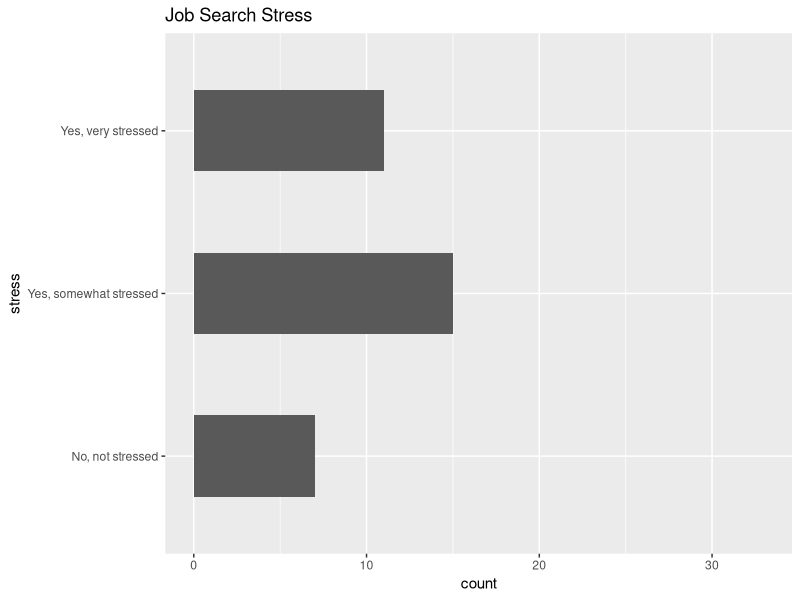
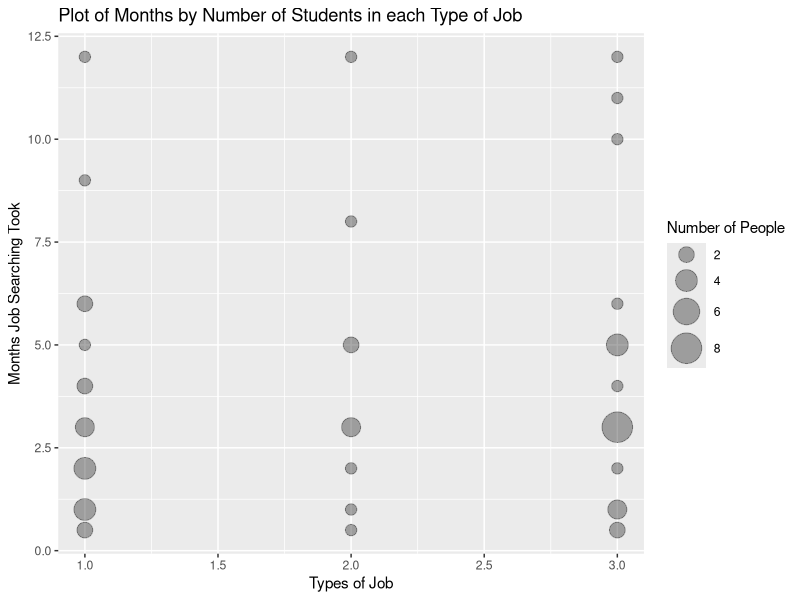
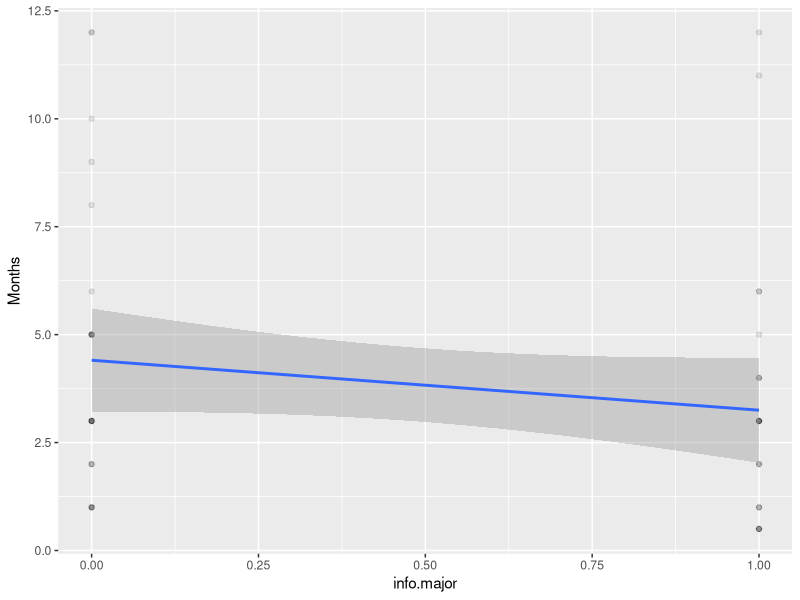
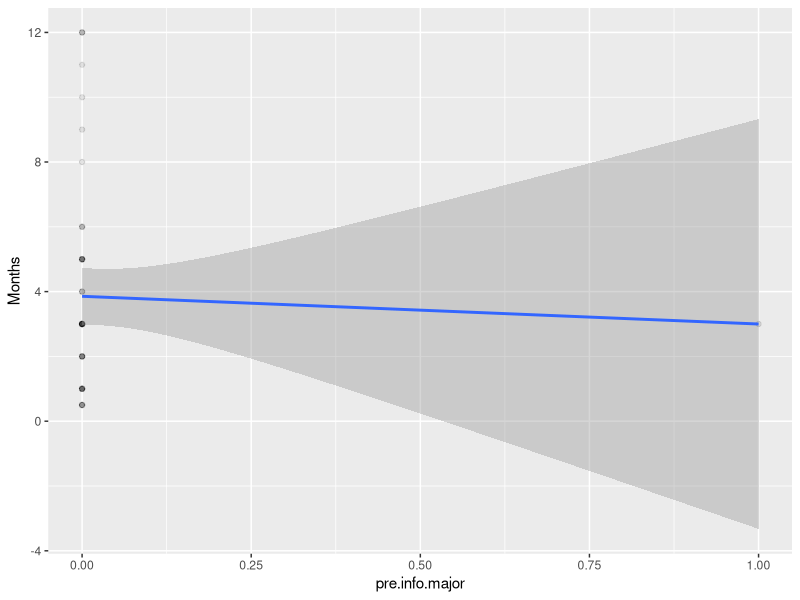
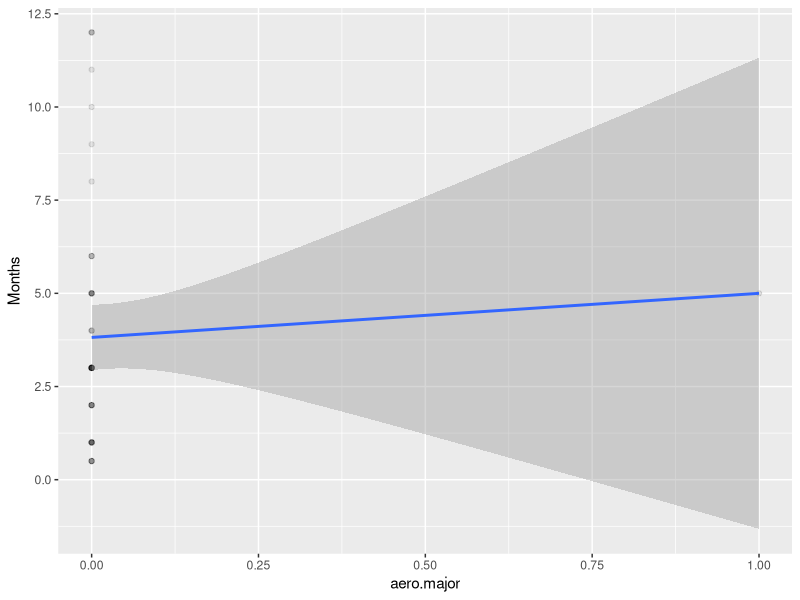
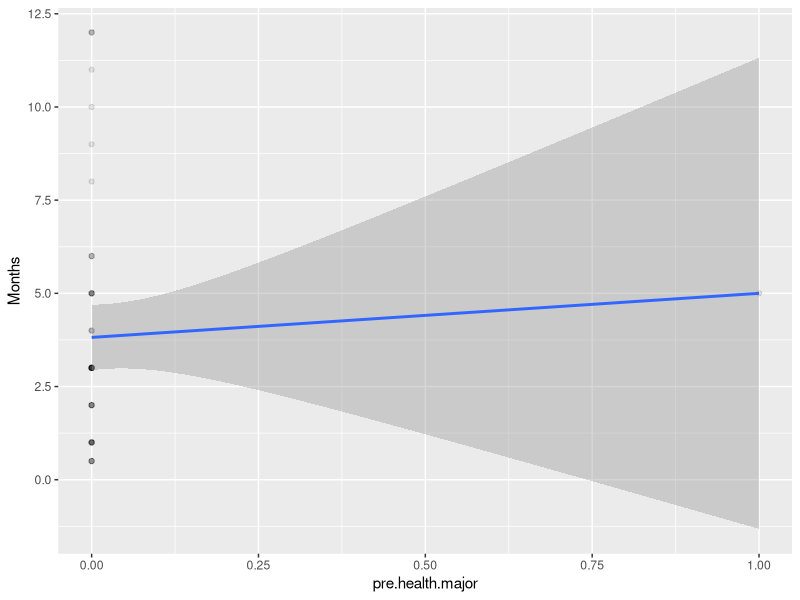
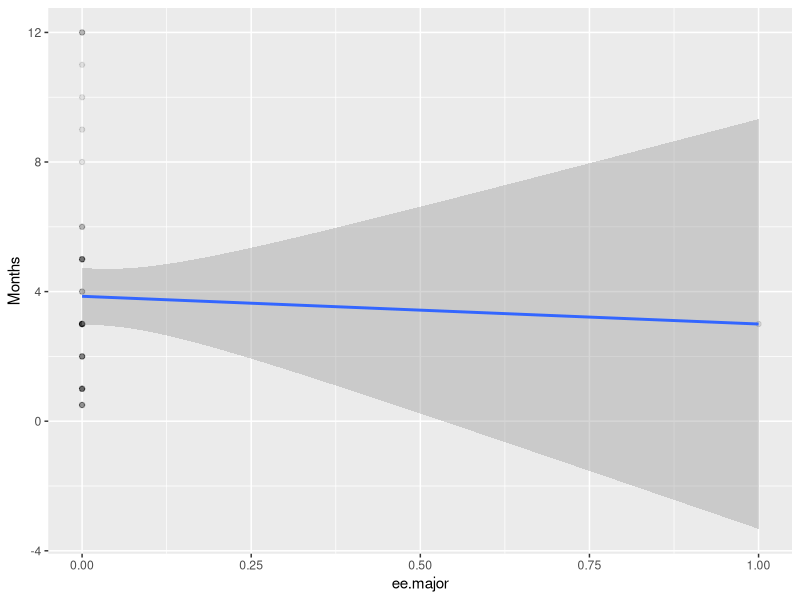
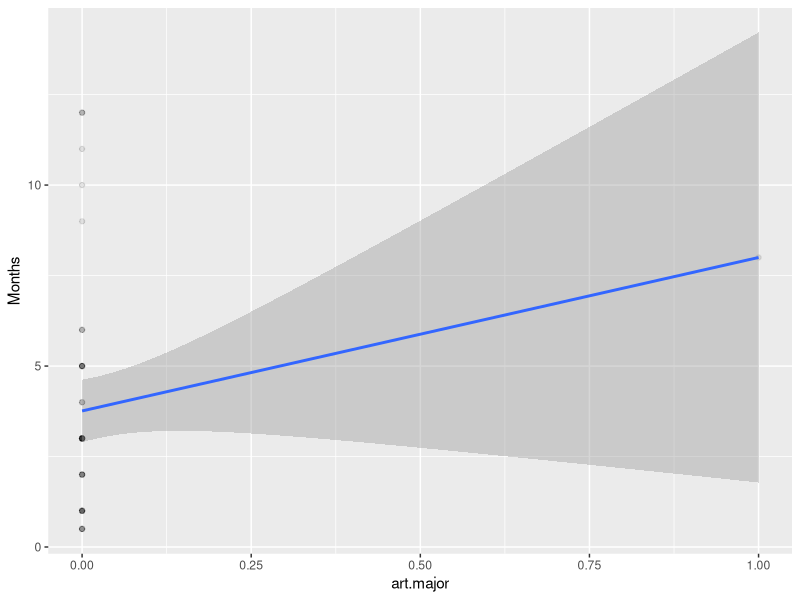

Write the R code that produced these figures, in order.
## ---- chunk 1
#install.packages("ggplot2")
#install.packages("glmnet")
#install.packages("tidyr")

library(dplyr)
library(ggplot2)
library(glmnet)
library(tidyr)

#setwd("~/University of Washington/Senior/Fall/Info 370/project-es3")

data <- read.csv("data/clean_num.csv")
pilot <- read.csv("data/stress_pilot.csv")

## ---- chunk 2
# rename column headers
colnames(pilot) <- c("class", "stress")

# order class sequentially
pilot$class <- factor(pilot$class, levels=c("Alumni", "5th year", "Senior", "Junior", "Sophomore"))

# plot stress data
ggplot(data = pilot) +
  geom_bar(mapping = aes(x = stress), width = 0.5) +
  labs(title = "Job Search Stress") +
  coord_flip(ylim = c(0, nrow(pilot)))

## ---- chunk 3
ggplot(data = data) +
  geom_count(mapping = aes(x = Job_type, y = Months), alpha = 1/3) + scale_size_area(max_size = 10) + 
  labs(title = "Plot of Months by Number of Students in each Type of Job",
       x = "Types of Job", y = "Months Job Searching Took", size = "Number of People")

## ---- chunk 4
#linear regression for each factor against the outcome variable (months it takes to find job)
#internship = 1, part time = 2, full time = 3
#female = 1, male = 0
for (i in 1:ncol(data)){
  print(ggplot(data, aes(x = data[[i]], y = Months)) +
    geom_point(alpha = 0.1) +
    geom_smooth(method=lm) +
      labs(x = colnames(data)[i]))
}

## ---- chunk 5
#additional gpa graphs to remove values of 0.0 for GPA
ggplot(data, aes(x = in.major_GPA, y = Months)) +
  geom_point(alpha = 0.1 ) + 
  xlim(2,4) +
  geom_smooth(method=lm) 

ggplot(data, aes(x = cumulative_GPA, y = Months)) +
  geom_point(alpha = 0.1 ) + 
  xlim(2,4) +
  geom_smooth(method=lm)

## ---- chunk 6

month <- data[, "Months"]

# Create dataframe 
df = data.frame(data$Months, data$resume_hrs, data$cover_letter_hours, data$self.confidence, data$online_job_postings, data$no_career_fairs, data$cumulative_GPA, data$in.major_GPA, data$internships)

x <- as.matrix(df[-1]) # Removes month
y <- as.matrix(df[, 1]) # Only month

# Plot Mean Squared Error Plot and Lasso path using glmnet
cvfit <- cv.glmnet(x, y,parallel=TRUE, standardize=TRUE, alpha=1, nlambda=1000)
fit <- glmnet(x, y, standardize=TRUE, alpha=1, nlambda=1000)
plot(fit)
plot(cvfit)

## ---- chunk 7
coef(fit)
## ---- chunk 8
ggplot(data, aes(x= data$no_career_fairs, y = data$Months)) + geom_point(alpha = .1)
ggplot(data, aes(x= data$cumulative_GPA, y = data$Months)) + geom_point(alpha = .1)
ggplot(data, aes(x= data$internships, y = data$Months)) + geom_point(alpha = .1)
